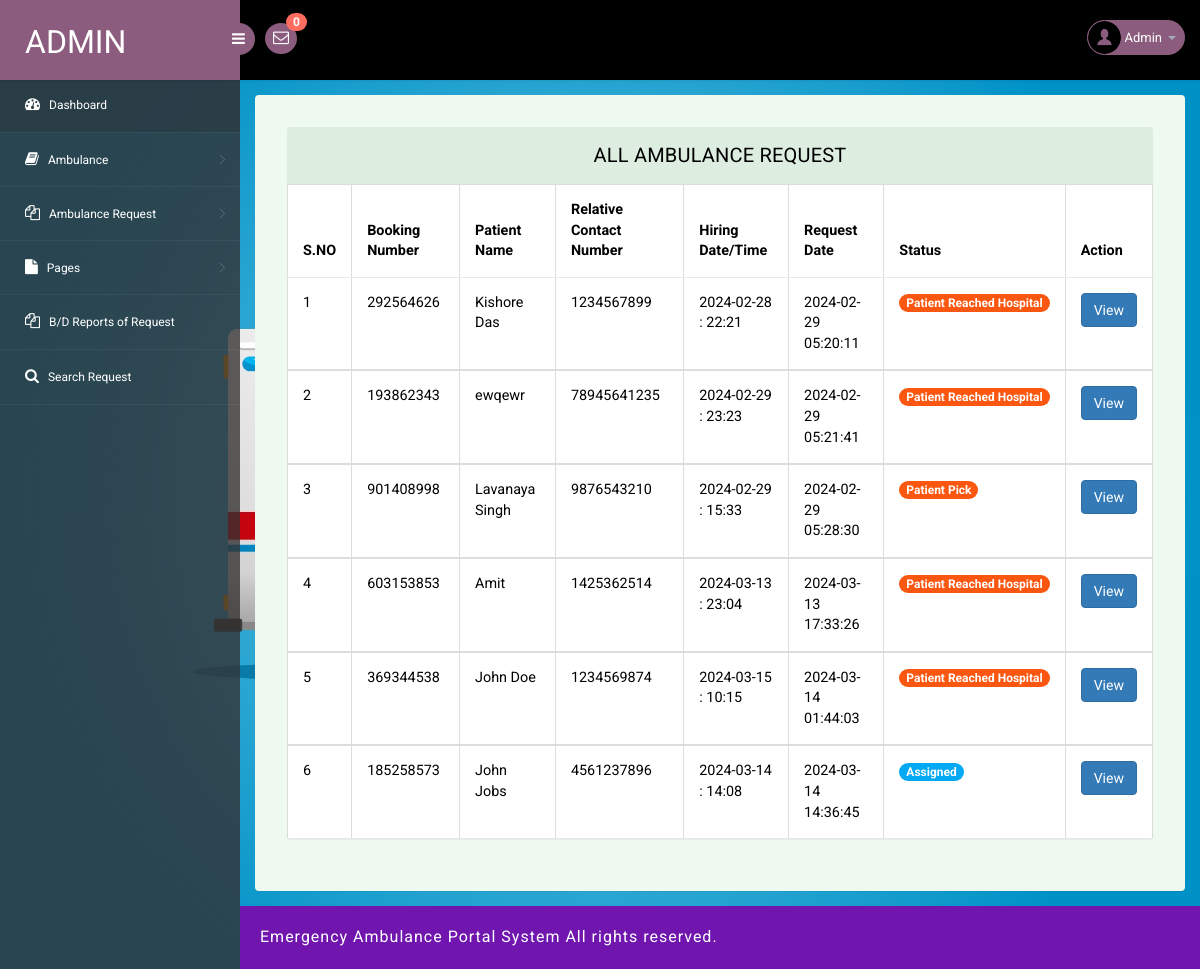
The app's page /admin/all-amublance-request.php (signed in) with its own data.
### tables this page shows
CREATE TABLE `tblambulancehiring` (
  `ID` int(11) NOT NULL,
  `BookingNumber` int(10) DEFAULT NULL,
  `PatientName` varchar(250) DEFAULT NULL,
  `RelativeName` varchar(250) DEFAULT NULL,
  `RelativeConNum` bigint(11) DEFAULT NULL,
  `HiringDate` varchar(250) DEFAULT NULL,
  `HiringTime` varchar(250) DEFAULT NULL,
  `AmbulanceType` int(5) DEFAULT NULL,
  `Address` mediumtext DEFAULT NULL,
  `City` mediumtext DEFAULT NULL,
  `State` mediumtext DEFAULT NULL,
  `Message` longtext DEFAULT NULL,
  `BookingDate` timestamp NULL DEFAULT current_timestamp(),
  `Remark` varchar(250) DEFAULT NULL,
  `Status` varchar(250) DEFAULT NULL,
  `AmbulanceRegNo` varchar(250) DEFAULT NULL,
  `UpdationDate` timestamp NULL DEFAULT NULL ON UPDATE current_timestamp()
);

### admin/all-amublance-request.php (the view, shortened to what this page needs)
<?php
include('includes/dbconnection.php');
if (strlen($_SESSION['eahpaid']==0)) {
  header('location:logout.php');
  } else{
?>
<!DOCTYPE html>
<head>
<link rel="stylesheet" href="css/bootstrap.min.css" >
<link href="css/style.css" rel='stylesheet' type='text/css' />
<link href="css/style-responsive.css" rel="stylesheet"/>
<link rel="stylesheet" href="css/font.css" type="text/css"/>
<link href="css/font-awesome.css" rel="stylesheet">
</head>
<body>
<section id="container">
<?php include_once('includes/header.php');?>
<?php include_once('includes/sidebar.php');?>
<section id="main-content">
	<section class="wrapper">
		<div class="table-agile-info">
 <div class="panel panel-default">
    <div class="panel-heading">
     All Ambulance Request
    </div>
    <div>
      <table class="table table-bordered">
        <thead>
          <tr>
            <th data-breakpoints="xs">S.NO</th>
            <th>Booking Number</th>
            <th>Patient Name</th>
            <th>Relative Contact Number</th>
            <th>Hiring Date/Time</th>
            <th>Request Date</th>
            <th>Status</th>
            <th data-breakpoints="xs">Action</th>
          </tr>
        </thead>
        <?php
$ret=mysqli_query($con,"select * from  tblambulancehiring");
$cnt=1;
$count=mysqli_num_rows($ret);
if($count>0){
while ($row=mysqli_fetch_array($ret)) {
?>
        <tbody>
          <tr data-expanded="true">
            <td><?php echo $cnt;?></td>
              <td><?php  echo $row['BookingNumber'];?></td>
              <td><?php  echo $row['PatientName'];?></td>
                  <td><?php  echo $row['RelativeConNum'];?></td>
                  <td><?php  echo $row['HiringDate'];?> : <?php  echo $row['HiringTime'];?></td>
                  <td><?php  echo $row['BookingDate'];?></td>
                                   <td> <?php   $pstatus=$row['Status'];
                 if($pstatus==""){ ?>
<span class="badge badge-info">New</span>
 <?php } elseif($pstatus=="Assigned"){ ?>
<span } class="badge badge-primary">Assigned</span>
 <?php } elseif($pstatus=="On the way"){ ?>
<span class="badge badge-primary">On the Way</span>
 <?php } elseif($pstatus=="Pickup"){ ?>
<span class="badge badge-success">Patient Pick</span>
 <?php } elseif($pstatus=="Reached"){ ?>
<span class="badge badge-success">Patient Reached Hospital</span>
 <?php } elseif($pstatus=="Rejected"){ ?>
<span class="badge badge-success">Rejected</span>
<?php } ?>
</td>
                  <td><a href="booking-details.php?id=<?php echo $row['ID'];?>&&bookingnum=<?php echo $row['BookingNumber'];?>" class="btn btn-primary">View</a></td>
                </tr>
                <?php
$cnt=$cnt+1;
} } else {?>
<tr>
  <th colspan="8" style="color:red">No Record Found</th>
</tr>
<?php } ?>
 </tbody>
            </table>
    </div>
  </div>
</div>
</section>
		 <?php include_once('includes/footer.php');?>
</section>
</section>
</body>
</html>
<?php }  ?>

### admin/includes/header.php (shortened to what this page needs)
<?php
include('includes/dbconnection.php');
?>
<header class="header fixed-top clearfix">
<div class="brand">
    <a href="dashboard.php" class="logo">
        Admin
    </a>
    <div class="sidebar-toggle-box">
        <div class="fa fa-bars"></div>
    </div>
</div>
<div class="nav notify-row" id="top_menu">
    <ul class="nav top-menu">
<?php
$ret1=mysqli_query($con,"select * from tblambulancehiring
 where   (tblambulancehiring.Status is null || tblambulancehiring.Status='')");
$num=mysqli_num_rows($ret1);
?>
        <li id="header_inbox_bar" class="dropdown">
            <a data-toggle="dropdown" class="dropdown-toggle" href="#">
                <i class="fa fa-envelope-o"></i>
                <span class="badge bg-important"><?php echo $num;?></span>
            </a>
        </li>
    </ul>
</div>
<div class="top-nav clearfix">
    <ul class="nav pull-right top-menu">
        <li class="dropdown">
            <a data-toggle="dropdown" class="dropdown-toggle" href="#">
                <?php
$adid=$_SESSION['eahpaid'];
$ret=mysqli_query($con,"select AdminName from tbladmin where ID='$adid'");
$row=mysqli_fetch_array($ret);
$name=$row['AdminName'];
?>
                <img alt="" src="images/2.png">
                <span class="username"><?php echo $name; ?></span>
                <b class="caret"></b>
            </a>
        </li>
    </ul>
</div>
</header>

### admin/includes/sidebar.php (shortened to what this page needs)
<aside>
    <div id="sidebar" class="nav-collapse">
        <div class="leftside-navigation">
            <ul class="sidebar-menu" id="nav-accordion">
                <li>
                    <a class="active" href="dashboard.php">
                        <i class="fa fa-dashboard"></i>
                        <span>Dashboard</span>
                    </a>
                </li>
                <li class="sub-menu">
                    <a href="javascript:;">
                        <i class="fa fa-book"></i>
                        <span>Ambulance</span>
                    </a>
                </li>
               <li class="sub-menu">
                    <a href="javascript:;">
                        <i class="fa fa-files-o"></i>
                        <span>Ambulance Request</span>
                    </a>
                </li>
               <li class="sub-menu">
                    <a href="javascript:;">
                        <i class="fa fa-file"></i>
                        <span>Pages</span>
                    </a>
                </li>
                <li>
                    <a href="ambulance-request-report.php">
                        <i class="fa fa-files-o"></i>
                        <span>B/D Reports of Request </span>
                    </a>
                </li>
                <li>
                    <a href="search.php">
                        <i class="fa fa-search"></i>
                        <span>Search Request </span>
                    </a>
                </li>
            </ul>            </div>
    </div>
</aside>

### admin/includes/footer.php
<div class="footer">
			<div class="wthree-copyright">
			  <p> Emergency Ambulance Portal System All rights reserved.</p>
			</div>
		  </div>

### records on screen
tblambulancehiring: BookingNumber "292564626", PatientName "Kishore Das", RelativeConNum "1234567899", HiringDate "2024-02-28", HiringTime "22:21", BookingDate "2024-02-29 05:20:11", Status "Patient Reached Hospital"
tblambulancehiring: BookingNumber "193862343", PatientName "ewqewr", RelativeConNum "78945641235", HiringDate "2024-02-29", HiringTime "23:23", BookingDate "2024-02-29 05:21:41", Status "Patient Reached Hospital"
tblambulancehiring: BookingNumber "901408998", PatientName "Lavanaya Singh", RelativeConNum "9876543210", HiringDate "2024-02-29", HiringTime "15:33", BookingDate "2024-02-29 05:28:30", Status "Patient Pick"
tblambulancehiring: BookingNumber "603153853", PatientName "Amit", RelativeConNum "1425362514", HiringDate "2024-03-13", HiringTime "23:04", BookingDate "2024-03-13 17:33:26", Status "Patient Reached Hospital"
tblambulancehiring: BookingNumber "369344538", PatientName "John Doe", RelativeConNum "1234569874", HiringDate "2024-03-15", HiringTime "10:15", BookingDate "2024-03-14 01:44:03", Status "Patient Reached Hospital"
tblambulancehiring: BookingNumber "185258573", PatientName "John Jobs", RelativeConNum "4561237896", HiringDate "2024-03-14", HiringTime "14:08", BookingDate "2024-03-14 14:36:45", Status "Assigned"

### other values on screen
$num "0"
$name "Admin"
